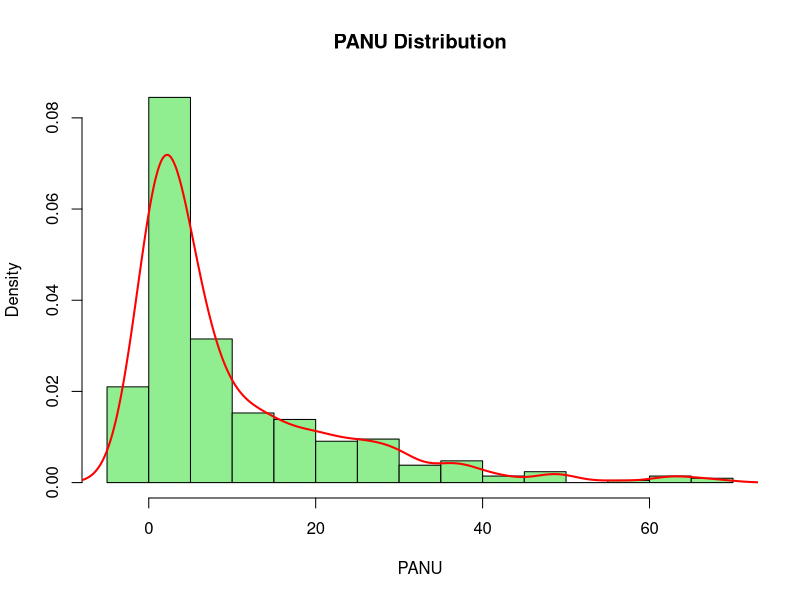
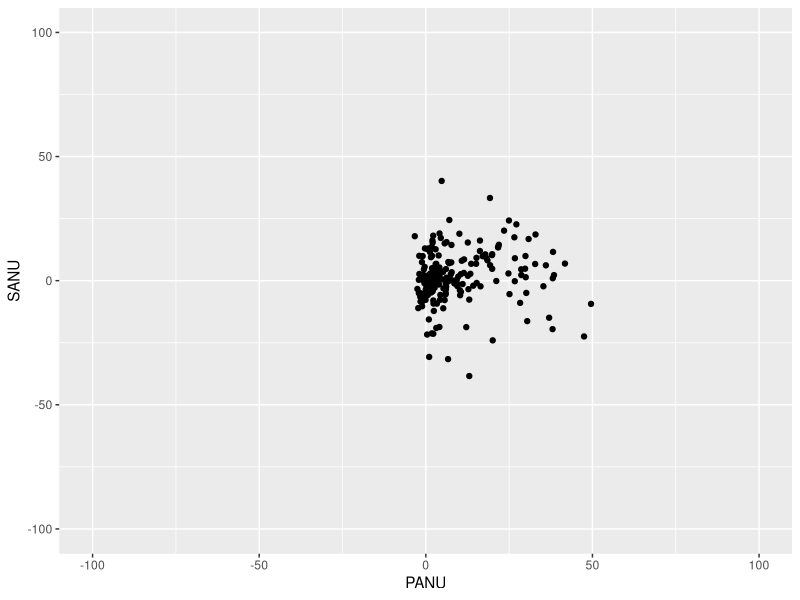
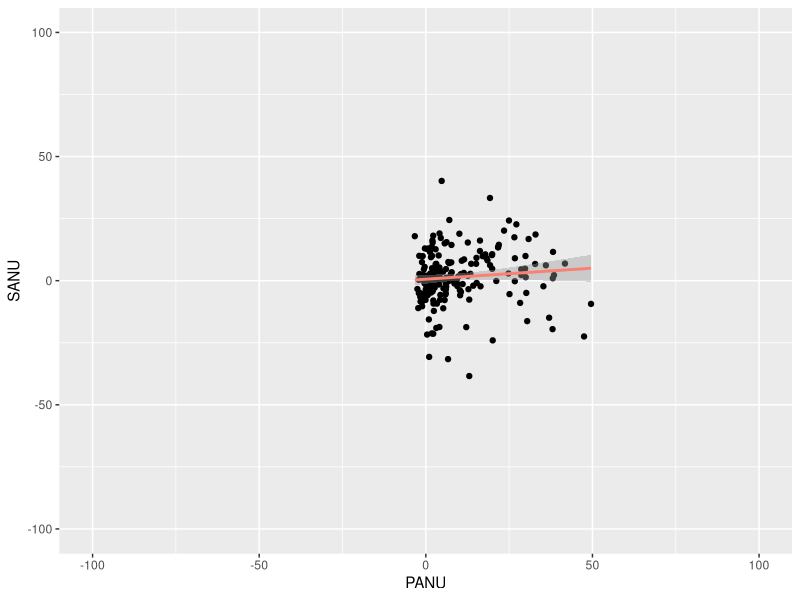

The R source for these figures, in order:
## ---- chunk 1
nonuse <- read.csv("data/NonUse.csv", sep=",", header=TRUE)
head(nonuse)
summary(nonuse)
## ---- chunk 2
hist(nonuse$PANU, 
     main = "PANU Distribution", 
     xlab = "PANU", 
     col = "lightgreen", 
     border = "black", 
     breaks = 20,       # number of bins
     probability = TRUE) # scales y-axis as density

# Add density curve
lines(density(nonuse$PANU, na.rm = TRUE), 
      col = "red", lwd = 2)
## ---- chunk 3
cor.test(nonuse$PANU, nonuse$SANU, method = "spearman")
## ---- chunk 4
library(ggplot2)
ggplot(nonuse, aes(x=PANU, y=SANU)) +
  geom_point() +
  xlim(-100, 100) +
  ylim(-100, 100)
  labs(title="PANU vs SANU", x="PANU", y="SANU") +
  theme_minimal()
## ---- chunk 5
library(ggplot2)
ggplot(nonuse, aes(x=PANU, y=SANU)) +
  geom_point() +
  geom_smooth(method='lm', formula= y~x, color='salmon', se=T) +
  xlim(-100, 100) +
  ylim(-100, 100)
  labs(title="PANU vs SANU", x="PANU", y="SANU") +
  theme_minimal()
## ---- chunk 6
lm_sanu <- lm(SANU ~ PANU, data=nonuse)
summary(lm_sanu)
coef(lm_sanu)
slope <- coef(lm_sanu)[1]
intercept <- coef(lm_sanu)[2]
cat("Regression equation : SANU =", slope, "*PANU +", intercept, "\n")
## ---- chunk 7
lm_eenu <- lm(EENU ~ PANU, data=nonuse)
summary(lm_eenu)
coef(lm_eenu)
slope <- coef(lm_eenu)[1]
intercept <- coef(lm_eenu)[2]
cat("Regression equation : EENU =", slope, "*PANU +", intercept, "\n")
## ---- chunk 8
lm_panu <- lm(PANU ~ SANU, data=nonuse)
summary(lm_panu)
coef(lm_panu)
slope <- coef(lm_panu)[1]
intercept <- coef(lm_panu)[2]
cat("Regression equation : PANU =", slope, "*SANU +", intercept, "\n")
## ---- chunk 9
lm_panu <- lm(PANU ~ EENU, data=nonuse)
summary(lm_panu)
coef(lm_panu)
slope <- coef(lm_panu)[1]
intercept <- coef(lm_panu)[2]
cat("Regression equation : PANU =", slope, "*EENU +", intercept, "\n")
